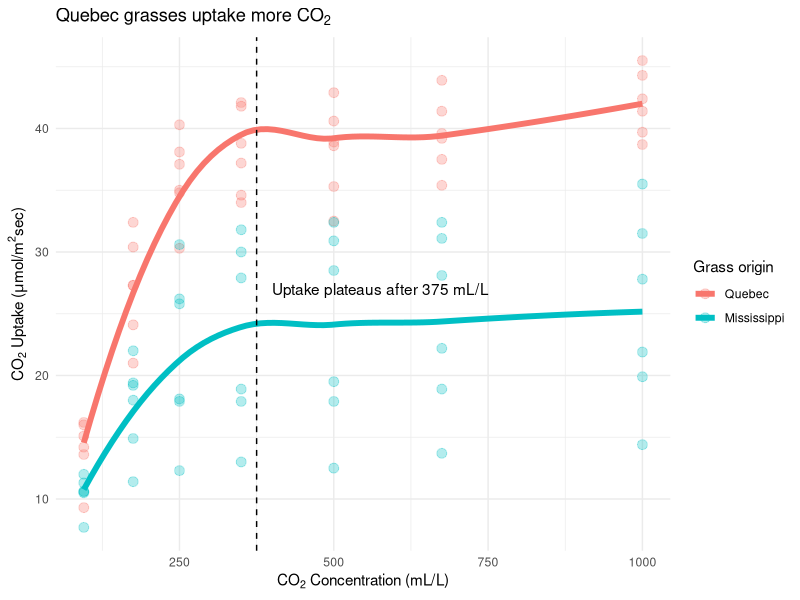
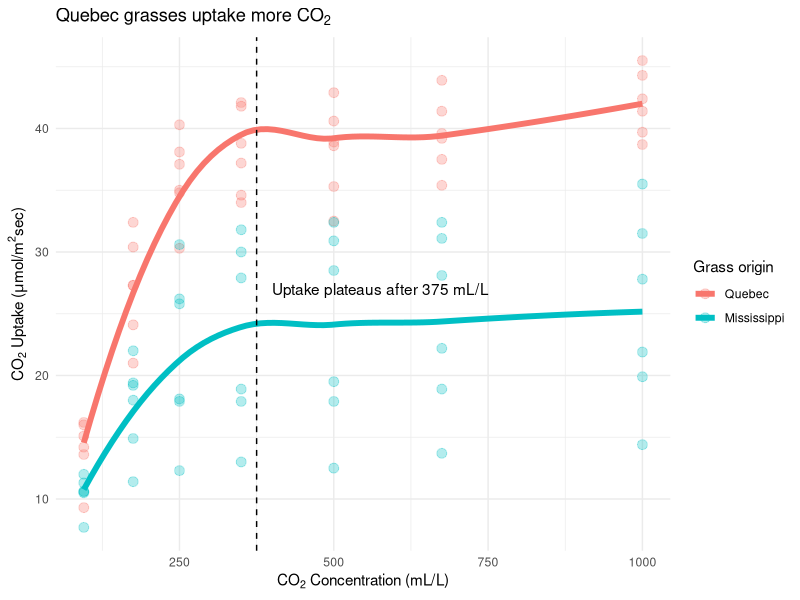

These figures' R source, in order:
library(tidyverse)
library(reshape2)

co2_t = as.tibble(CO2)

ggplot(co2_t, aes(x=conc, y=uptake, group=Type)) +
  geom_point(size=3, alpha=0.3, aes(color=Type)) + 
  geom_smooth(alpha=0.1, size=2, se=FALSE, aes(color=Type)) +
  geom_vline(xintercept=375, linetype='dashed') +
  annotate('text', x=400, y=27, label = 'Uptake plateaus after 375 mL/L', hjust='left') +
  theme_minimal() +
  labs(
    title = expression(paste("Quebec grasses uptake more CO"[2])),
    x = expression(paste("CO"[2], " Concentration (mL/L)")),
    y = expression(paste("CO"[2], " Uptake (",mu,"mol/m"^2, "sec)")),
    color = "Grass origin"
  )

ggsave("data/co2_uptake.png", width=6, height=3.5)
